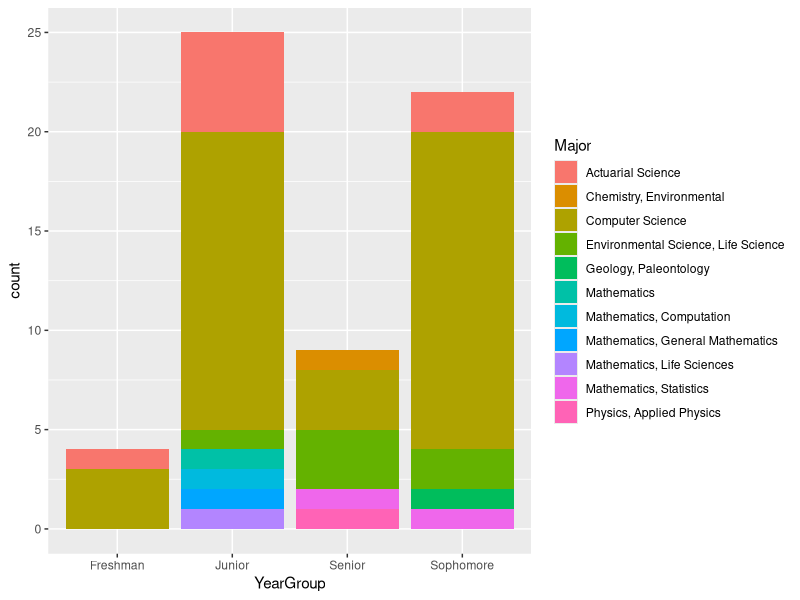

Write R code to recreate this figure.
## ---- chunk 1
cd <- read.csv("./class3850F23.csv")
head(cd)
library(tidyverse)
ggplot(data = cd, aes(x = YearGroup, fill = Major)) + 
  geom_bar()
## ---- chunk 2
ms <- cd %>% 
  filter(Major == "Mathematics"| Major == "Mathematics, Computation" | Major == "Mathematics, General Mathematics" | Major == "Mathematics, Life Sciences" | Major == "Mathematics, Statistics")
ms
xtabs(~YearGroup, data = cd)
xtabs(~Major, data = cd)
xtabs(~Major + YearGroup, data = cd)
